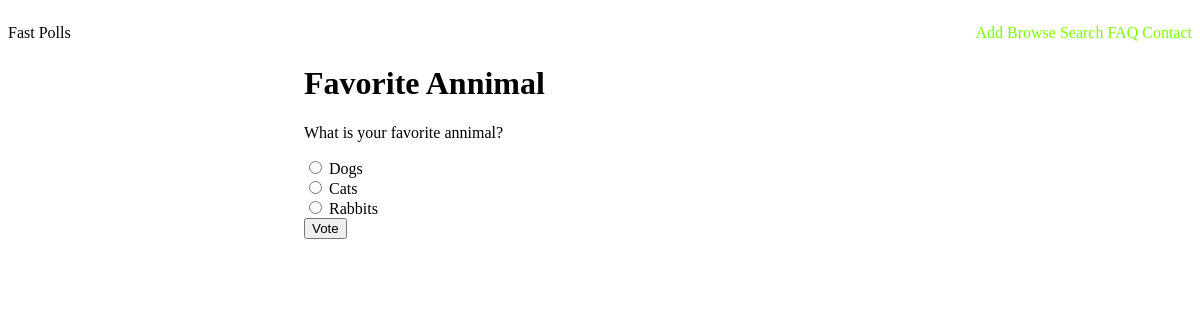
/polls/1, run on the app's committed database.
### polls/models.py (models this page shows, shortened)
class Question(models.Model):
    title = models.CharField(max_length=100)
    question_text = models.CharField(max_length=300)
    pub_date = models.DateTimeField('Publication Date')

class Choice(models.Model):
    question = models.ForeignKey(Question)
    choice_text = models.CharField(max_length=300)
    votes = models.IntegerField(default=0)

### polls/views.py (the view)
# urls.py: url(r'^(?P<question_id>[0-9]+)$', views.vote, name='vote'),
def vote(request, question_id):
    question = get_object_or_404(Question, pk=question_id)
    try:
        selected_choice = question.choice_set.get(pk=request.POST['choice'])
    except (KeyError, Choice.DoesNotExist):
        return render(request, 'polls/vote.html', {
            'question': question,
            'error_message': "You didn't select a choice.",
        })
    else:
        selected_choice.votes += 1
        selected_choice.save()
        return HttpResponseRedirect(reverse('polls:results', args=(question.id,)))

### templates/polls/vote.html (shortened to what this page needs)
{% extends 'fast_polls/base.html' %}
{% block main %}
    <h1>{% block title %}{{ question.title }}{% endblock %}</h1>
    <p>{{ question.question_text }}</p>
        <form action="{% url 'polls:vote' question.id %}" method="post">
            {% for choice in question.choice_set.all %}
                <input type="radio" name="choice" id="choice{{ forloop.counter }}" value="{{ choice.id }}" />
                <label for="choice{{ forloop.counter }}">{{ choice.choice_text }}</label><br />
            {% endfor %}
            <input type="submit" value="Vote" />
        </form>
{% endblock %}

### data on the page
Question: title "Favorite Annimal", question_text "What is your favorite annimal?"
Choice: choice_text "Dogs"
Choice: choice_text "Cats"
Choice: choice_text "Rabbits"
